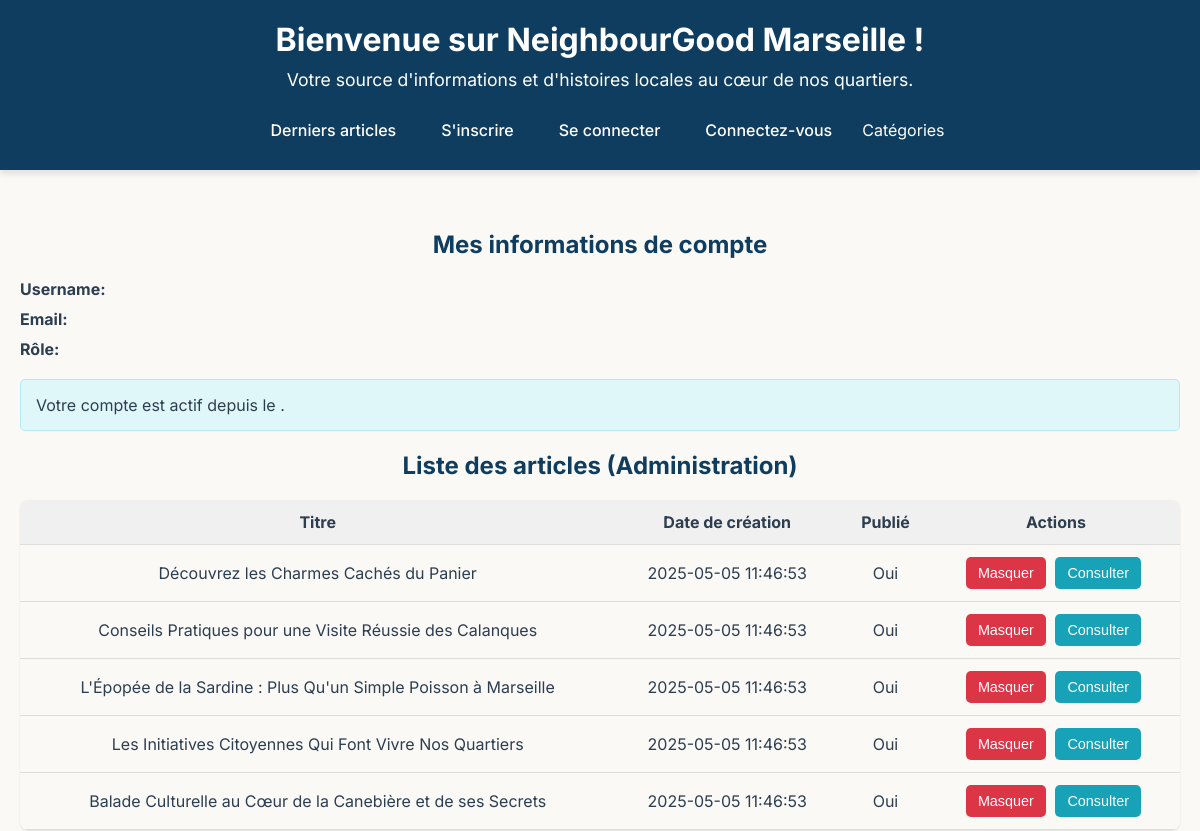
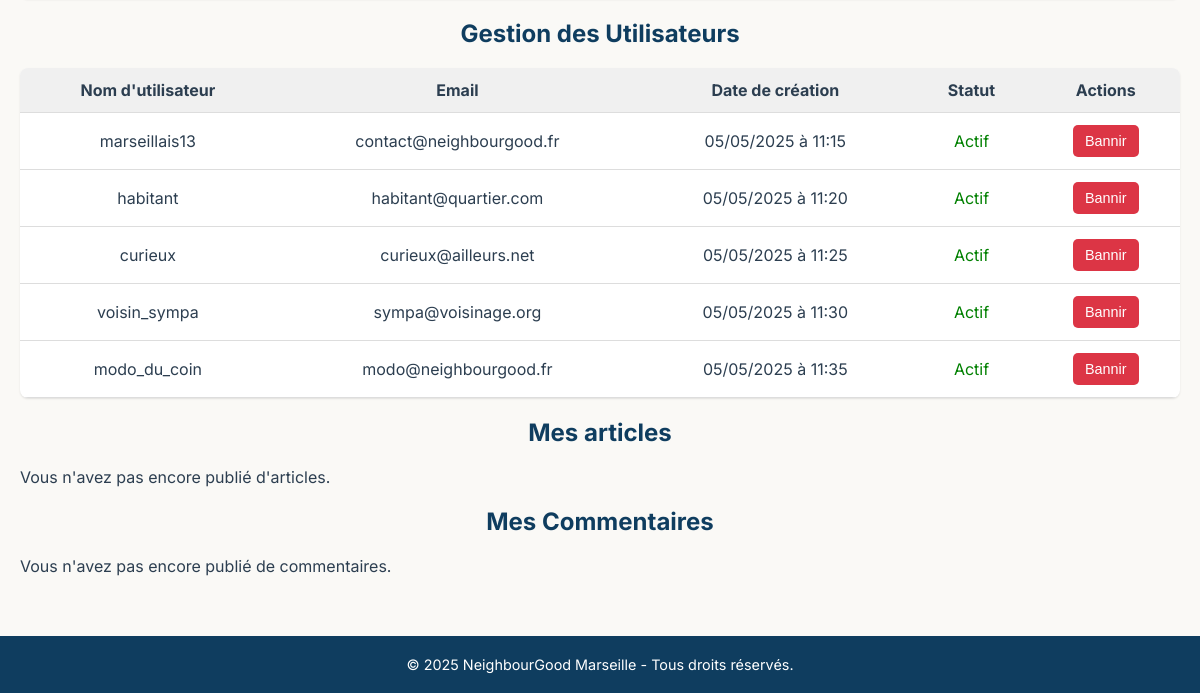
The app's page /ctrl/admin.php, older data (2 pictures, top to bottom).
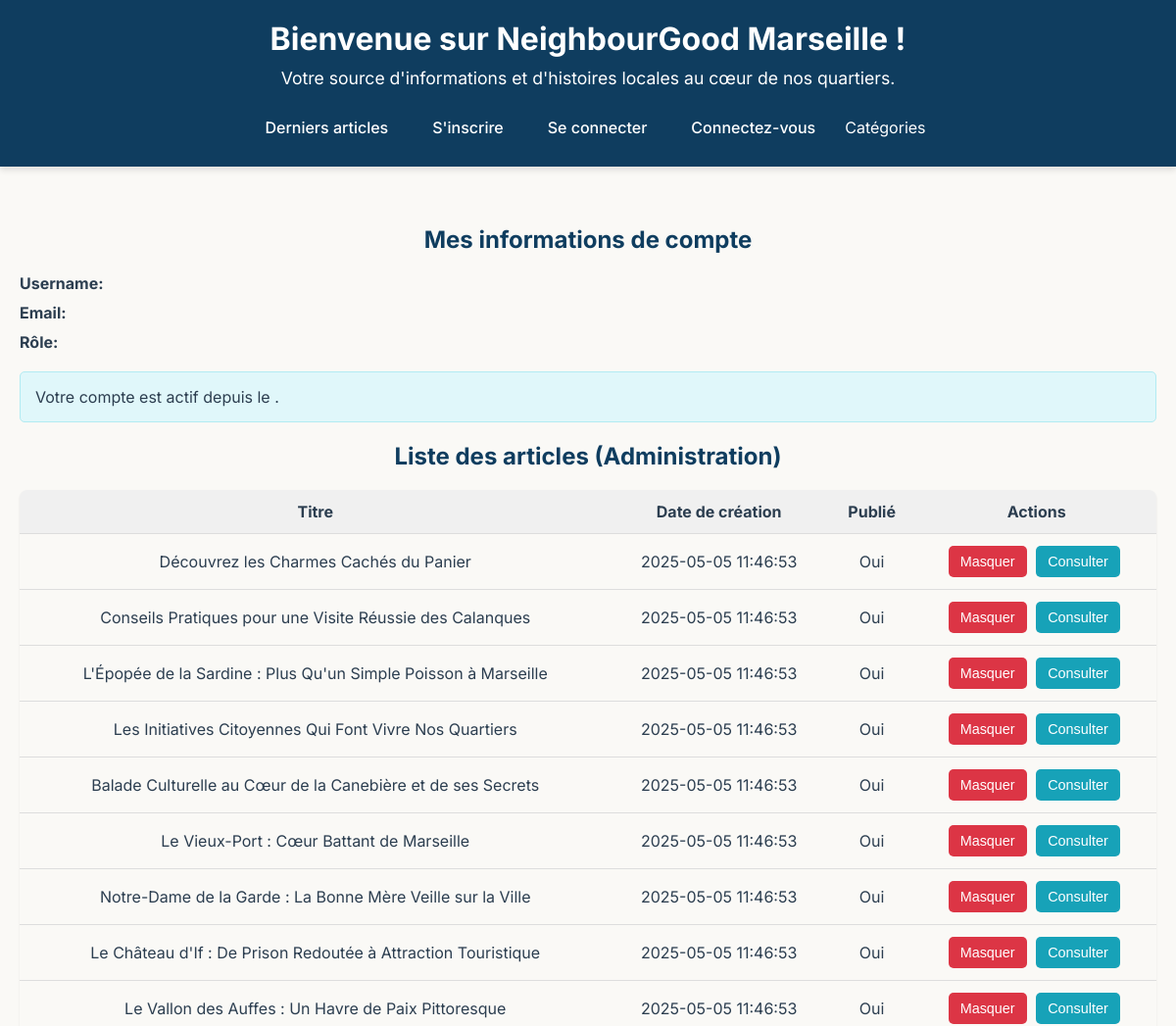
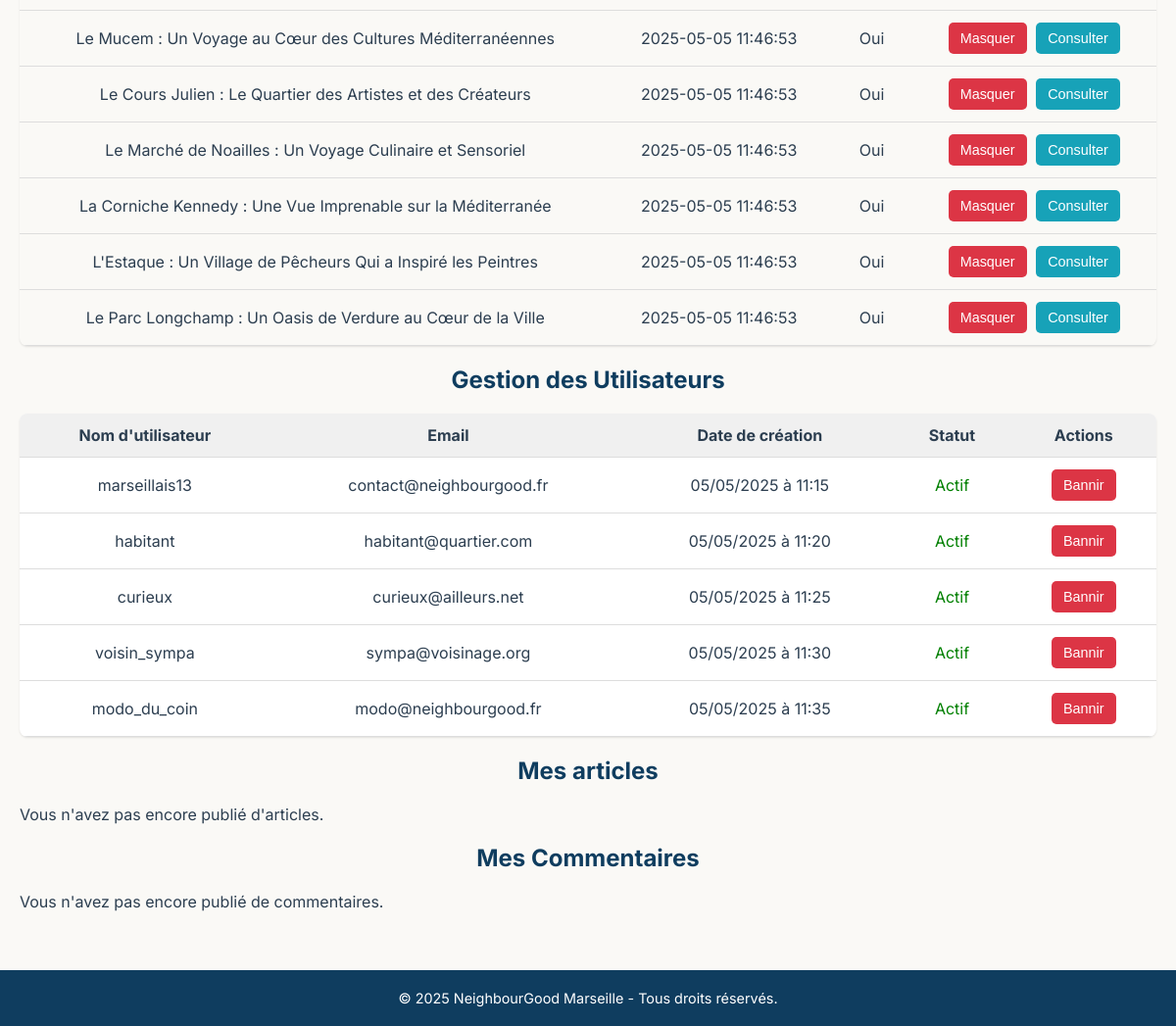
The same page, newer data (2 pictures, top to bottom).
### tables this page shows
CREATE TABLE article (
    id INT UNSIGNED AUTO_INCREMENT PRIMARY KEY
    ,title VARCHAR(255) NOT NULL COMMENT 'Titre'
    ,content TEXT NOT NULL COMMENT 'Contenu article'
    ,created_at TIMESTAMP DEFAULT CURRENT_TIMESTAMP
    ,published_at TIMESTAMP DEFAULT CURRENT_TIMESTAMP
    ,updated_at TIMESTAMP DEFAULT CURRENT_TIMESTAMP ON UPDATE CURRENT_TIMESTAMP
    ,account_id INT UNSIGNED NOT NULL COMMENT 'ID Auteur'
    ,category_id INT UNSIGNED DEFAULT NULL COMMENT 'ID Catégorie'
    ,is_published BOOLEAN DEFAULT FALSE
    ,FOREIGN KEY (account_id) REFERENCES account(id)
    ,FOREIGN KEY (category_id) REFERENCES category(id)
);

CREATE TABLE account (
    id INT UNSIGNED AUTO_INCREMENT PRIMARY KEY
    ,username VARCHAR(50) UNIQUE NOT NULL COMMENT 'Nom utilisateur'
    ,email VARCHAR(100) UNIQUE NOT NULL COMMENT 'Email'
    ,password VARCHAR(255) NOT NULL COMMENT 'Mod de passe'
    ,hashed_password varchar(255) NOT NULL COMMENT 'Mod de passe haché'
    ,role ENUM('registered', 'admin') DEFAULT 'registered' NOT NULL
    ,created_at TIMESTAMP DEFAULT CURRENT_TIMESTAMP
    ,updated_at TIMESTAMP DEFAULT CURRENT_TIMESTAMP ON UPDATE CURRENT_TIMESTAMP
    ,is_banned BOOLEAN DEFAULT FALSE
);

### ctrl/admin.php (called while the page is built, shortened)
<?php
require_once $_SERVER['DOCUMENT_ROOT'] . '/ctrl/_core/ctrl.php';
require_once $_SERVER['DOCUMENT_ROOT'] . '/model/lib/blog.php';
require_once $_SERVER['DOCUMENT_ROOT'] . '/model/lib/auth.php';
class Admin extends Ctrl
{
    public function getPageTitle(): ?string
    {
        return 'Profil administrateur';
    }
    public function do(): void
    {
        $listArticle = LibBlog::listArticle();
        $listAccount = LibUser::listAccount();
    }
}
$ctrl = new Admin();
$ctrl->execute();

### model/lib/db.php (called while the page is built, shortened)
<?php
class Lib
{
    public static function connect(): PDO
    {
        $db = parse_ini_file($_SERVER['DOCUMENT_ROOT'] . '/cfg/db.ini');
        $dsn = 'mysql:host=' . $db['host'] . ';port=' . $db['port'] . ';dbname=' . $db['name'];
        $pdo = new PDO($dsn, $db['user'], $db['password']);
        return $pdo;
    }
}

### model/lib/blog.php (called while the page is built, shortened)
<?php
require_once $_SERVER['DOCUMENT_ROOT'] . '/model/lib/db.php';
class blog
{
    public static function listArticle(): array
    {
        $query = 'SELECT article.id, article.title, article.content, article.created_at, article.published_at, article.updated_at, article.account_id, article.category_id, article.is_published';
        $query .= ' FROM article ORDER BY published_at DESC';
        $statement = LibDb::connect()->prepare($query);
        $statement->execute();
        $listArticle = $statement->fetchAll(PDO::FETCH_ASSOC);
        return $listArticle;
    }
}

### model/lib/auth.php (called while the page is built, shortened)
<?php
require_once $_SERVER['DOCUMENT_ROOT'] . '/model/lib/db.php';
class user
{
    public static function listAccount(): array
    {
        $query = 'SELECT account.id, account.username, account.email, account.role, account.created_at, account.updated_at, account.is_banned';
        $query .= ' FROM account;';
        $statement = LibDb::connect()->prepare($query);
        $statement->execute();
        $listAccounts = $statement->fetchAll(PDO::FETCH_ASSOC);
        return $listAccounts;
    }
}

### view/admin.php (the view, shortened to what the changed rows need)
<main>
    <section>
        <h2>Mes informations de compte</h2>
    </section>
    <section>
        <h2>Liste des articles (Administration)</h2>
        <table>
            <thead>
                <tr>
                    <th>Titre</th>
                    <th>Date de création</th>
                    <th>Publié</th>
                    <th>Actions</th>
                </tr>
            </thead>
            <tbody>
                <?php foreach ($args['listArticle'] as $article): ?>
                    <tr>
                        <td><?= ($article['title']) ?></td>
                        <td><?= ($article['published_at']) ?></td>
                        <td><?= $article['is_published'] ? 'Oui' : 'Non' ?></td>
                        <td>
                            <?php if ($article['is_published']): ?>
                                <button class="hide-button" onclick="location.href='/ctrl/article-hide.php?id=<?= $article['id'] ?>'">Masquer</button>
                            <?php else: ?>
                                <button class="publish-button" onclick="location.href='/ctrl/article-publish.php?id=<?= $article['id'] ?>'">Publier</button>
                            <?php endif; ?>
                            <button class="view-article-button"><a href="/ctrl/article-show.php?id=<?= $article['id'] ?>">Consulter</a></button>
                        </td>
                    </tr>
                <?php endforeach; ?>
            </tbody>
        </table>
    </section>
    <section>
        <h2>Gestion des Utilisateurs</h2>
        <table class="user-table">
            <thead>
                <tr>
                    <th>Nom d'utilisateur</th>
                    <th>Email</th>
                    <th>Date de création</th>
                    <th>Statut</th>
                    <th>Actions</th>
                </tr>
            </thead>
            <tbody>
                <?php foreach ($args['listAccount'] as $user): ?>
                    <tr>
                        <td><?= ($user['username']) ?></td>
                        <td><?= ($user['email'] ) ?></td>
                        <td><?= ($user['created_at']) ? date('d/m/Y à H:i', strtotime($user['created_at'])) : 'Non défini' ?></td>
                        <td>
                            <?php if ($user['is_banned']): ?>
                                <span style="color: red; font-weight: bold;">Banni</span>
                            <?php else: ?>
                                <span style="color: green;">Actif</span>
                            <?php endif; ?>
                        </td>
                        <td>
                            <?php if ($user['is_banned']): ?>
                                <button class="unban-button" onclick="location.href='/ctrl/account-disban.php?id=<?= $user['id'] ?>'">Débannir</button>
                            <?php else: ?>
                                <button class="ban-button" onclick="location.href='/ctrl/account-ban.php?id=<?= $user['id'] ?>'">Bannir</button>
                            <?php endif; ?>
                        </td>
                    </tr>
                <?php endforeach; ?>
            </tbody>
        </table>
    </section>
    <section>
        <h2>Mes articles</h2>
    </section>
    <section>
        <h2>Mes Commentaires</h2>
    </section>
</main>

Row changes from the older to the newer data that the page shows:
added article: title "Le Vieux-Port : Cœur Battant de Marseille", published_at "2025-05-05 11:46:53", is_published "Oui"
added article: title "Notre-Dame de la Garde : La Bonne Mère Veille sur la Ville", published_at "2025-05-05 11:46:53", is_published "Oui"
added article: title "Le Château d'If : De Prison Redoutée à Attraction Touristique", published_at "2025-05-05 11:46:53", is_published "Oui"
added article: title "Le Vallon des Auffes : Un Havre de Paix Pittoresque", published_at "2025-05-05 11:46:53", is_published "Oui"
added article: title "Le Mucem : Un Voyage au Cœur des Cultures Méditerranéennes", published_at "2025-05-05 11:46:53", is_published "Oui"
added article: title "Le Cours Julien : Le Quartier des Artistes et des Créateurs", published_at "2025-05-05 11:46:53", is_published "Oui"
added article: title "Le Marché de Noailles : Un Voyage Culinaire et Sensoriel", published_at "2025-05-05 11:46:53", is_published "Oui"
added article: title "La Corniche Kennedy : Une Vue Imprenable sur la Méditerranée", published_at "2025-05-05 11:46:53", is_published "Oui"
added article: title "L'Estaque : Un Village de Pêcheurs Qui a Inspiré les Peintres", published_at "2025-05-05 11:46:53", is_published "Oui"
added article: title "Le Parc Longchamp : Un Oasis de Verdure au Cœur de la Ville", published_at "2025-05-05 11:46:53", is_published "Oui"
